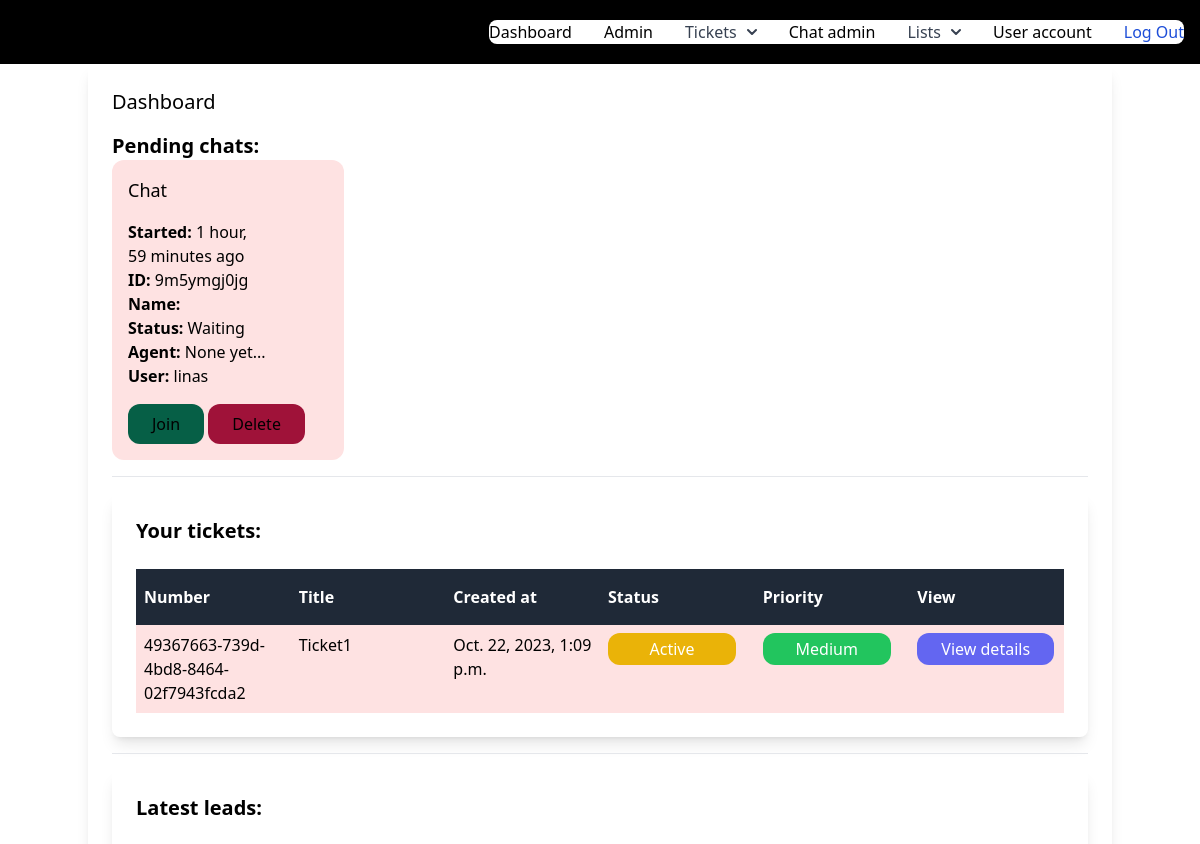
The app's page /dashboard/ (signed in, upper part), older data.
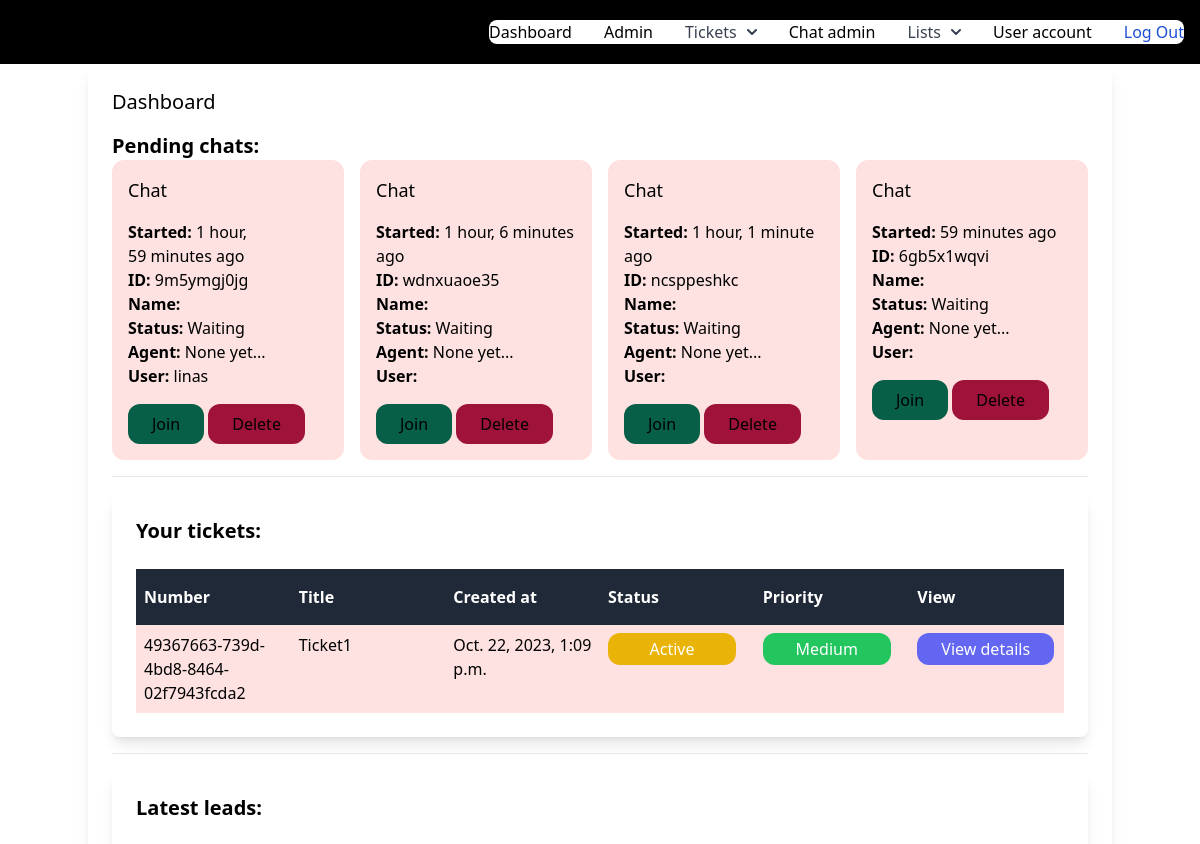
The same page, newer data.
### chat/models.py (models this page shows, shortened)
class Room(models.Model):
    ACTIVE = 'active'
    WAITING = 'waiting'
    CLOSED = 'closed'
    CHOICES_STATUS = (
        (ACTIVE, 'Active'),
        (WAITING, 'Waiting'),
        (CLOSED, 'Closed'),
    )
    uuid = models.CharField(max_length=255)
    chat_user = models.CharField(max_length=255)
    agent = models.ForeignKey(User, related_name='rooms', blank=True, null=True, on_delete=models.SET_NULL)
    messages = models.ManyToManyField(Message, blank=True)
    url = models.CharField(max_length=255, blank=True, null=True)
    status = models.CharField(max_length=15, choices=CHOICES_STATUS, default=WAITING)
    created_at = models.DateTimeField(auto_now_add=True)
    class Meta:
        ordering = ('created_at',)

### ticket/models.py (models this page shows, shortened)
class Ticket(models.Model):
    ACTIVE = 'active'
    COMPLETED = 'completed'
    PENDING = 'pending'
    CHOICES_STATUS = (
        (ACTIVE, 'Active'),
        (COMPLETED, 'Completed'),
        (PENDING, 'Pending'),
    )
    LOW = 'low'
    MEDIUM = 'medium'
    HIGH = 'high'
    CHOICES_PRIORITY = (
        (LOW, 'Low'),
        (MEDIUM, 'Medium'),
        (HIGH, 'High'),
    )
    ticket_number = models.UUIDField(default=uuid.uuid4)
    title = models.CharField(max_length=100)
    description = models.TextField(blank=True, null=True)
    created_by = models.ForeignKey(User, related_name='tickets', on_delete=models.CASCADE)
    created_at = models.DateTimeField(auto_now_add=True)
    modified_at = models.DateTimeField(auto_now=True)
    assign_to = models.ForeignKey(User, on_delete=models.DO_NOTHING, null=True, blank=True)
    is_resolved = models.BooleanField(default=False)
    accepted_at = models.DateTimeField(null=True, blank=True)
    closed_at = models.DateTimeField(null=True, blank=True)
    status = models.CharField(max_length=15, choices=CHOICES_STATUS, default=PENDING)
    priority = models.CharField(max_length=15, choices=CHOICES_PRIORITY, default=MEDIUM)

### dashboard/views.py (the view)
# urls.py: path('dashboard/', include('userprofile.urls')),
@login_required
def dashboard(request):
    if request.user.is_manager:
        team = request.user.userprofile.active_team
        leads = Lead.objects.filter(team=team).order_by('-created_at')[0:5]
        clients = Client.objects.filter(team=team).order_by('-created_at')[0:5]
        tickets = Ticket.objects.filter(assign_to=request.user, is_resolved=False)[0:5]
        rooms = Room.objects.filter(status=Room.WAITING)
        return render(request, 'dashboard/dashboard.html', {
            'leads': leads,
            'clients': clients,
            'tickets': tickets,
            'rooms': rooms,
        })
    if request.user.is_customer:
        tickets = Ticket.objects.filter(created_by=request.user, is_resolved=False)[0:5]
        return render(request, 'dashboard/dashboard.html', {
            'tickets': tickets,
        })

### team/context_processors.py (called while the page is built)
def active_team(request):
    if request.user.is_authenticated:
        if request.user.userprofile.active_team:
            active_team = request.user.userprofile.active_team
        else:
            active_team = Team.objects.filter(created_by=request.user)[0]
    else:
        active_team = None
    return {'active_team': active_team}

### dashboard/templates/dashboard/dashboard.html (shortened to what the changed rows need)
{% extends 'app/base.html'  %}
{% block content %}
{% if request.user.is_manager %}
<div class="container mx-auto shadow-lg rounded-lg py-6 px-6">
    <h1 class="mb-4 text-xl">Dashboard</h1>
    <h1 class="text-xl font-semibold">Pending chats:</h1>
    <div class="grid grid-cols-4 gap-4">
        {% for room in rooms %}
        <div class="p-4 rounded-xl {% if room.status == 'waiting' %}bg-red-100{% elif room.status == 'active' %}bg-yellow-100{% else %}bg-gray-100{% endif %}">
            <h3 class="mb-4 text-lg">Chat</h3>
            <p>
                <b>Started: </b>{{ room.created_at|timesince }} ago<br>
                <b>ID: </b>{{ room.uuid }}<br>
                <b>Name: </b>{{ room.client }}<br>
                <b>Status: </b>{{ room.get_status_display }}<br>
                <b>Agent: </b>{% firstof room.agent.username 'None yet...' %}<br>
                <b>User: </b>{{ room.chat_user }}<br>
            </p>
            <a href="{% url 'chat:room' room.uuid %}" class="mt-4 inline-block py-2 px-6 bg-emerald-800 text-black rounded-xl">Join</a>
            <a href="{% url 'chat:delete' room.uuid %}" class="mt-4 inline-block py-2 px-6 bg-rose-800 text-black rounded-xl">Delete</a>
        </div>
        {% empty %}
        <p>No chat rooms pending</p>
        {% endfor %}
    </div>
    <div class="container mx-auto shadow-lg rounded-lg py-6 px-6">
        <h1 class="text-xl font-semibold">Your tickets:</h1>
        {% for ticket in tickets %}
        <div class="flex justify-between">
            <p class="py-2 px-2 w-full {% cycle 'bg-red-100' 'bg-yellow-100' %}">
                {{ ticket.ticket_number }}
            </p>
            <p class="py-2 px-2 w-full {% cycle 'bg-red-100' 'bg-yellow-100' %}">
                {{ ticket.title }}
            </p>
            <p class="py-2 px-2 w-full {% cycle 'bg-red-100' 'bg-yellow-100' %}">
                {{ ticket.created_at }}
            </p>
            <p class="py-2 px-2 w-full {% cycle 'bg-red-100' 'bg-yellow-100' %}">
                {% if ticket.status == 'active' %}
                <span class="inline-block py-1 px-6 bg-yellow-500 rounded-xl text-white w-32 text-center">{{ ticket.get_status_display }}</span>
                {% elif ticket.status == 'completed' %}
                <span class="inline-block py-1 px-6 bg-black rounded-xl text-white w-32 text-center">{{ ticket.get_status_display }}</span>
                {% elif ticket.status == 'pending' %}
                <span class="inline-block py-1 px-6 bg-red-500 rounded-xl text-white w-32 text-center">{{ ticket.get_status_display }}</span>
                {% endif %}
            </p>
            <p class="py-2 px-2 w-full {% cycle 'bg-red-100' 'bg-yellow-100' %}">
                {% if ticket.priority == 'low' %}
                <span class="inline-block py-1 px-6 bg-yellow-500 rounded-xl text-white w-32 text-center">{{ ticket.get_priority_display }}</span>
                {% elif ticket.priority == 'medium' %}
                <span class="inline-block py-1 px-6 bg-green-500 rounded-xl text-white w-32 text-center">{{ ticket.get_priority_display }}</span>
                {% elif ticket.priority == 'high' %}
                <span class="inline-block py-1 px-6 bg-red-500 rounded-xl text-white w-32 text-center">{{ ticket.get_priority_display }}</span>
                {% endif %}
            </p>
            <p class="py-2 px-2 w-full {% cycle 'bg-red-100' 'bg-yellow-100' %}">
                <a href="{% url 'tickets:detail' ticket.id %}" class="inline-block py-1 px-6 bg-indigo-500 rounded-xl text-white">View details</a>
            </p>
        </div>
        {% empty %}
        <p>You have no tickets</p>
        {% endfor %}
    </div>
    <div class="container mx-auto shadow-lg rounded-lg py-6 px-6">
        <h1 class="text-xl font-semibold">Latest leads:</h1>
    </div>
</div>
{% endif %}
{% endblock %}

Row changes from the older to the newer data that the page shows:
added Room: created_at "1 hour, 6 minutes", uuid "wdnxuaoe35", status "Waiting", agent "None yet..."
added Room: created_at "1 hour, 1 minute", uuid "ncsppeshkc", status "Waiting", agent "None yet..."
added Room: created_at "59 minutes", uuid "6gb5x1wqvi", status "Waiting", agent "None yet..."
